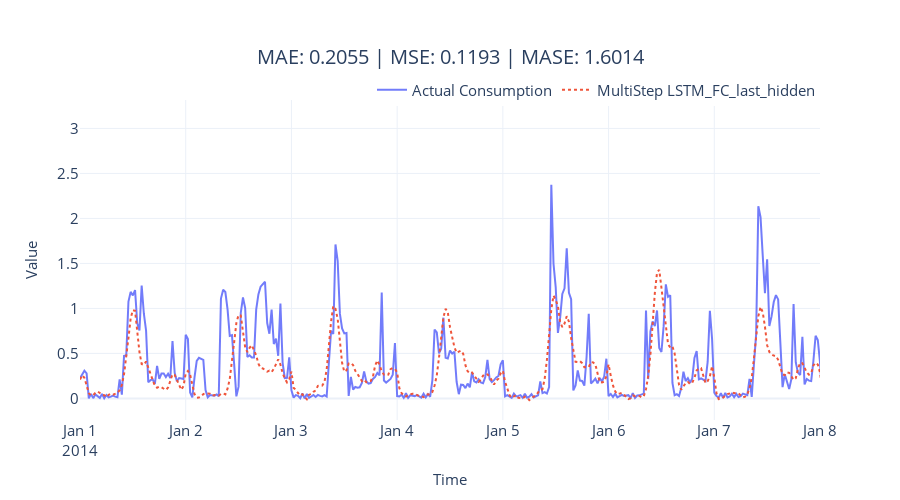

Notebook code for this chart:
### Code cell
fig = plot_forecast(pred_df, forecast_columns=[tag], forecast_display_names=[tag])
fig = format_plot(fig, title=f"MAE: {metrics['MAE']:.4f} | MSE: {metrics['MSE']:.4f} | MASE: {metrics['MASE']:.4f}")
fig.update_xaxes(type="date", range=["2014-01-01", "2014-01-08"])
fig.show()

### Figure 1 — Plotly figure (JSON) as saved in the notebook; plotly's stock layout.template omitted (floating-point values rounded to 4 significant figures; data arrays with more than 128 entries replaced by an {"elided": "..."} marker saying what was removed)
{"data": [{"line": {"color": "rgba(99,110,250,0.9)"}, "mode": "lines", "name": "Actual Consumption", "type": "scatter", "x": {"elided": "1488 str values"}, "y": {"elided": "1488 float values"}}, {"line": {"color": "rgba(239,85,59,1)", "dash": "dot"}, "mode": "lines", "name": "MultiStep LSTM_FC_last_hidden", "type": "scatter", "x": {"elided": "1488 str values"}, "y": {"elided": "1488 float values"}}], "layout": {"height": 500, "legend": {"font": {"size": 15}, "orientation": "h", "x": 1, "xanchor": "right", "y": 0.98, "yanchor": "bottom"}, "title": {"font": {"size": 20}, "text": "MAE: 0.2055 | MSE: 0.1193 | MASE: 1.6014", "x": 0.5, "xanchor": "center", "yanchor": "top"}, "width": 900, "xaxis": {"range": ["2014-01-01", "2014-01-08"], "tickfont": {"size": 15}, "title": {"font": {"size": 15}, "text": "Time"}, "type": "date"}, "yaxis": {"tickfont": {"size": 15}, "title": {"font": {"size": 15}, "text": "Value"}}}}
